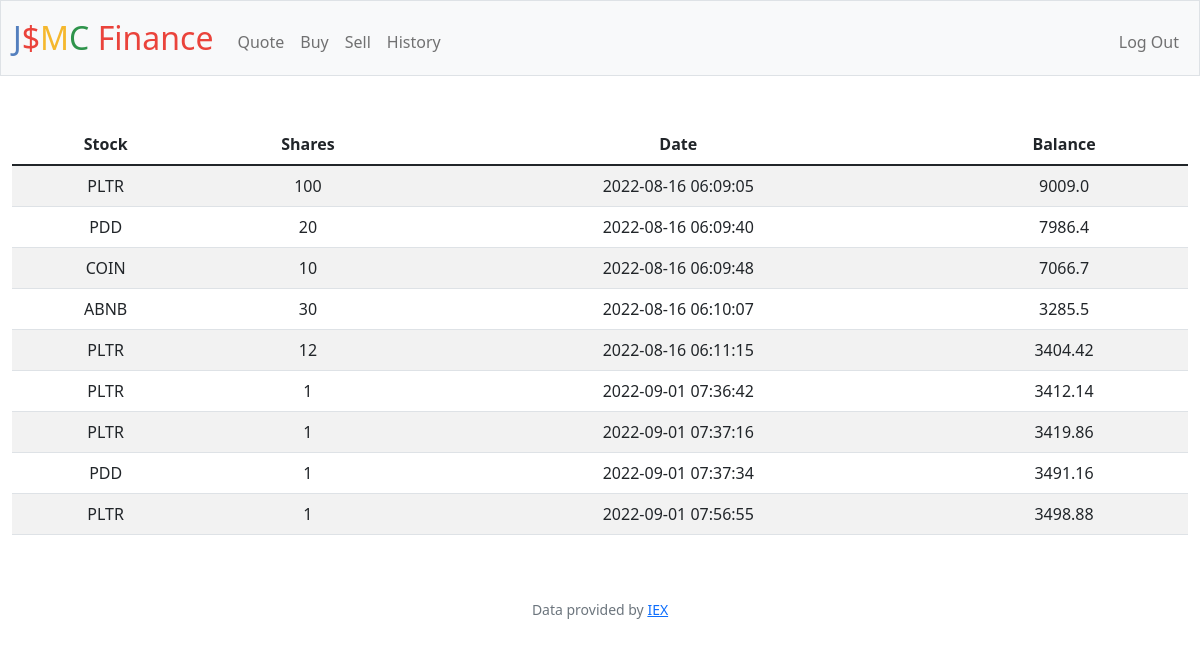
Screenshot of /history (signed in) with the database file from the repository.
### tables this page shows
CREATE TABLE history(id INTERGER UNIQUE, user_id INTEGER NOT NULL, stock TEXT NOT NULL, shares INTEGER NOT NULL, date TIMESTAMP, balance FLOAT NOT NULL);

### app.py (the view)
@app.route("/history")
@login_required
def history():
    current_user = session["user_id"]
    history = db.execute("SELECT * FROM history WHERE user_id = ?", current_user)
    return render_template("history.html", history = history, round = round)

### app.py (called while the page is built)
@app.after_request
def after_request(response):
    response.headers["Cache-Control"] = "no-cache, no-store, must-revalidate"
    response.headers["Expires"] = 0
    response.headers["Pragma"] = "no-cache"
    return response

### helpers.py (called while the page is built)
def login_required(f):
    @wraps(f)
    def decorated_function(*args, **kwargs):
        if session.get("user_id") is None:
            return redirect("/login")
        return f(*args, **kwargs)
    return decorated_function

### templates/history.html (shortened to what this page needs)
{% extends "layout.html" %}
{% block main %}
    <table class="table table-striped">
        <thead>
            <th>Stock</th>
            <th>Shares</th>
            <th>Date</th>
            <th>Balance</th>
        </thead>
        <tbody>
            {% for x in history %}
                <tr>
                    <td>{{x["stock"]}}</td>
                    <td>{{x["shares"]}}</td>
                    <td>{{x["date"]}}</td>
                    <td>{{round(x["balance"], 2)}}</td>
                </tr>
            {% endfor %}
        </tbody>
    </table>
{% endblock %}

### rows the page displays
history: stock "PLTR", shares "100", date "2022-08-16 06:09:05", balance "9009.0"
history: stock "PDD", shares "20", date "2022-08-16 06:09:40", balance "7986.4"
history: stock "COIN", shares "10", date "2022-08-16 06:09:48", balance "7066.7"
history: stock "ABNB", shares "30", date "2022-08-16 06:10:07", balance "3285.5"
history: stock "PLTR", shares "12", date "2022-08-16 06:11:15", balance "3404.42"
history: stock "PLTR", shares "1", date "2022-09-01 07:36:42", balance "3412.14"
history: stock "PLTR", shares "1", date "2022-09-01 07:37:16", balance "3419.86"
history: stock "PDD", shares "1", date "2022-09-01 07:37:34", balance "3491.16"
history: stock "PLTR", shares "1", date "2022-09-01 07:56:55", balance "3498.88"
